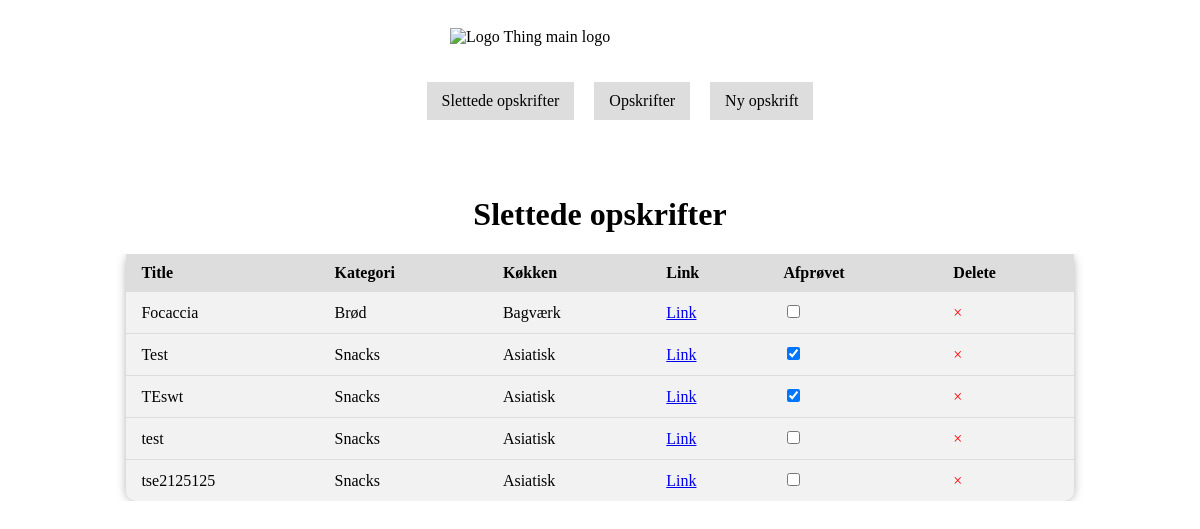
Page /slettede_opskrifter/ on the committed database.
### myapp/models.py (models this page shows)
class MiesOpskrifter(models.Model):
    title = models.CharField(max_length=200)
    category = models.CharField(max_length=50, null=True, blank=True)
    kitchen = models.CharField(max_length=50, null=True, blank=True)
    link = models.CharField(max_length=300, null=True, blank=True)
    comment = models.TextField(null=True, blank=True)
    tested = models.BooleanField(default=False, null=True, blank=True)
    deleted = models.BooleanField(default=False)

### myapp/views.py (the view)
# urls.py: path('slettede_opskrifter/', views.slettede_opskrifter, name='slettede_opskrifter'),
def slettede_opskrifter(request):
    recipes = MiesOpskrifter.objects.filter(deleted=True)
    context = {
        'recipes': recipes
    }
    return render(request, 'slettede_opskrifter.html', context)

### templates/slettede_opskrifter.html (shortened to what this page needs)
{% extends 'main.html' %}
{% block content %}
  <h1>Slettede opskrifter</h1>
  <div class="table-container">
    <table>
      <thead>
        <tr>
          <th>Title</th>
          <th>Kategori</th>
          <th>Køkken</th>
          <th>Link</th>
          <th>Afprøvet</th>
          <th>Delete</th>
        </tr>
        <tbody>
            {% for recipe in recipes %}
              <tr>
                <td>{{ recipe.title }}</td>
                <td>{{ recipe.category }}</td>
                <td>{{ recipe.kitchen }}</td>
                <td><a href="{{ recipe.link }}" target="_blank">Link</a></td>
                <td>
                  <div class="checkbox-container">
                    <input type="checkbox" id="testedCheckbox-{{ recipe.id }}" class="tested-checkbox" data-id="{{ recipe.id }}" {% if recipe.tested %}checked{% endif %}>
                  </div>
                </td>
                <td>
                  <span class="delete-icon" data-id="{{ recipe.id }}">×</span>
                </td>
              </tr>
            {% endfor %}
          </tbody>
    </table>
  </div>
{% endblock %}

### static/css/style.css (style rules this page uses)
table { margin: auto; width: 80%; background-color: #f2f2f2; border-radius: 10px; box-shadow: 0px 0px 10px rgba(0, 0, 0, 0.3); border-collapse: collapse; }
th { text-align: left; background-color: #ddd; color: #000; padding: 10px 15px; }
td { padding: 10px 15px; border-bottom: 1px solid #ddd; }
tr:last-child td { border-bottom: none; }
h1 { text-align: center; margin-top: 30px; }
.table-container { overflow-x: auto; }
.delete-icon { color: red; cursor: pointer; }

### rows in the picture
MiesOpskrifter: title "Focaccia", category "Brød", kitchen "Bagværk"
MiesOpskrifter: title "Test", category "Snacks", kitchen "Asiatisk", tested "☑"
MiesOpskrifter: title "TEswt", category "Snacks", kitchen "Asiatisk", tested "☑"
MiesOpskrifter: title "test", category "Snacks", kitchen "Asiatisk"
MiesOpskrifter: title "tse2125125", category "Snacks", kitchen "Asiatisk"
